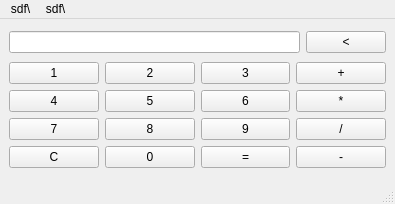
<?xml version="1.0" encoding="UTF-8"?>
<ui version="4.0">
 <class>MainWindow</class>
 <widget class="QMainWindow" name="MainWindow">
  <property name="geometry">
   <rect>
    <x>0</x>
    <y>0</y>
    <width>395</width>
    <height>204</height>
   </rect>
  </property>
  <property name="windowTitle">
   <string>MainWindow</string>
  </property>
  <widget class="QWidget" name="centralwidget">
   <layout class="QVBoxLayout" name="verticalLayout_5">
    <item>
     <layout class="QHBoxLayout" name="horizontalLayout">
      <item>
       <widget class="QLineEdit" name="lineEdit"/>
      </item>
      <item>
       <widget class="QPushButton" name="pushButton">
        <property name="text">
         <string>&lt;</string>
        </property>
       </widget>
      </item>
     </layout>
    </item>
    <item>
     <layout class="QHBoxLayout" name="horizontalLayout_2">
      <item>
       <layout class="QVBoxLayout" name="verticalLayout">
        <item>
         <widget class="QPushButton" name="pushButton_1">
          <property name="text">
           <string>1</string>
          </property>
         </widget>
        </item>
        <item>
         <widget class="QPushButton" name="pushButton_4">
          <property name="text">
           <string>4</string>
          </property>
         </widget>
        </item>
        <item>
         <widget class="QPushButton" name="pushButton_7">
          <property name="text">
           <string>7</string>
          </property>
         </widget>
        </item>
        <item>
         <widget class="QPushButton" name="pushButton_14">
          <property name="text">
           <string>C</string>
          </property>
         </widget>
        </item>
       </layout>
      </item>
      <item>
       <layout class="QVBoxLayout" name="verticalLayout_2">
        <item>
         <widget class="QPushButton" name="pushButton_2">
          <property name="text">
           <string>2</string>
          </property>
         </widget>
        </item>
        <item>
         <widget class="QPushButton" name="pushButton_5">
          <property name="text">
           <string>5</string>
          </property>
         </widget>
        </item>
        <item>
         <widget class="QPushButton" name="pushButton_8">
          <property name="text">
           <string>8</string>
          </property>
         </widget>
        </item>
        <item>
         <widget class="QPushButton" name="pushButton_11">
          <property name="text">
           <string>0</string>
          </property>
         </widget>
        </item>
       </layout>
      </item>
      <item>
       <layout class="QVBoxLayout" name="verticalLayout_3">
        <item>
         <widget class="QPushButton" name="pushButton_3">
          <property name="text">
           <string>3</string>
          </property>
         </widget>
        </item>
        <item>
         <widget class="QPushButton" name="pushButton_6">
          <property name="text">
           <string>6</string>
          </property>
         </widget>
        </item>
        <item>
         <widget class="QPushButton" name="pushButton_9">
          <property name="text">
           <string>9</string>
          </property>
         </widget>
        </item>
        <item>
         <widget class="QPushButton" name="pushButton_12">
          <property name="text">
           <string>=</string>
          </property>
         </widget>
        </item>
       </layout>
      </item>
      <item>
       <layout class="QVBoxLayout" name="verticalLayout_4">
        <item>
         <widget class="QPushButton" name="pushButton_10">
          <property name="text">
           <string>+</string>
          </property>
         </widget>
        </item>
        <item>
         <widget class="QPushButton" name="pushButton_15">
          <property name="text">
           <string>*</string>
          </property>
         </widget>
        </item>
        <item>
         <widget class="QPushButton" name="pushButton_13">
          <property name="text">
           <string>/</string>
          </property>
         </widget>
        </item>
        <item>
         <widget class="QPushButton" name="pushButton_16">
          <property name="text">
           <string>-</string>
          </property>
         </widget>
        </item>
       </layout>
      </item>
     </layout>
    </item>
   </layout>
  </widget>
  <widget class="QMenuBar" name="menubar">
   <property name="geometry">
    <rect>
     <x>0</x>
     <y>0</y>
     <width>395</width>
     <height>21</height>
    </rect>
   </property>
   <widget class="QMenu" name="menusdf">
    <property name="title">
     <string>sdf\</string>
    </property>
    <addaction name="actionsdf"/>
    <addaction name="actionsdf_2"/>
    <addaction name="actionsdf_3"/>
   </widget>
   <widget class="QMenu" name="menusdf_2">
    <property name="title">
     <string>sdf\</string>
    </property>
    <addaction name="actionsdf_4"/>
    <addaction name="actiondfs"/>
   </widget>
   <addaction name="menusdf"/>
   <addaction name="menusdf_2"/>
  </widget>
  <widget class="QStatusBar" name="statusbar"/>
  <action name="actionsdf">
   <property name="text">
    <string>sdf\</string>
   </property>
  </action>
  <action name="actionsdf_2">
   <property name="text">
    <string>sdf</string>
   </property>
  </action>
  <action name="actionsdf_3">
   <property name="text">
    <string>sdf</string>
   </property>
  </action>
  <action name="actionsdf_4">
   <property name="text">
    <string>sdf</string>
   </property>
  </action>
  <action name="actiondfs">
   <property name="text">
    <string>dfs</string>
   </property>
  </action>
 </widget>
 <resources/>
 <connections/>
</ui>
